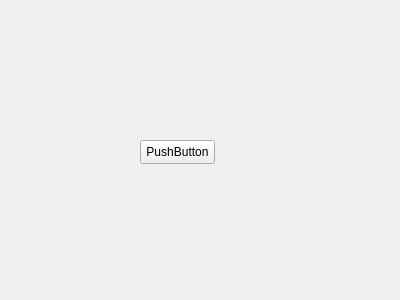
<?xml version="1.0" encoding="UTF-8"?>
<ui version="4.0">
 <class>Widget</class>
 <widget class="QWidget" name="Widget">
  <property name="geometry">
   <rect>
    <x>0</x>
    <y>0</y>
    <width>400</width>
    <height>300</height>
   </rect>
  </property>
  <property name="windowTitle">
   <string>Widget</string>
  </property>
  <widget class="QPushButton" name="button2">
   <property name="geometry">
    <rect>
     <x>140</x>
     <y>140</y>
     <width>75</width>
     <height>24</height>
    </rect>
   </property>
   <property name="text">
    <string>PushButton</string>
   </property>
  </widget>
 </widget>
 <resources/>
 <connections/>
</ui>
